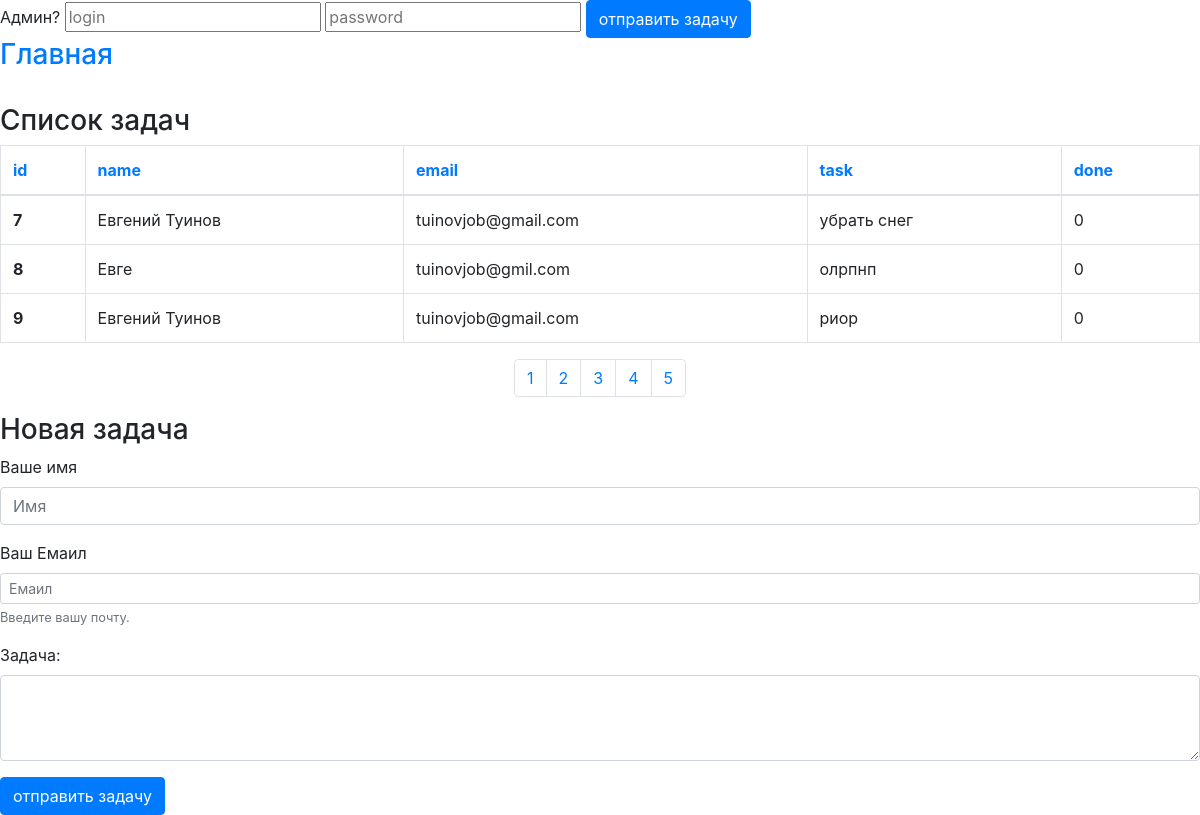
/?c=task&a=index&page=2, run on the app's committed database.
### tables this page shows
CREATE TABLE `tasks` (
  `id` int(11) NOT NULL,
  `name_user` varchar(45) NOT NULL,
  `email` varchar(45) NOT NULL,
  `task_text` mediumtext NOT NULL,
  `done` tinyint(4) DEFAULT '0'
);

### engine/Db.php (called while the page is built, shortened)
<?php
class Db
{
    public $connection;
    public function getConnection()
    {
        $dsn = DB_DRIVER . ":host=" . HOST . ";port=" . PORT . ";dbname=" . DB;
        $this->connection = new \PDO($dsn, USER, PASS);
        return $this->connection;
    }
    public function queryAll ($order, $page = 0)
    {
        $stmt = $this->connection->prepare("SELECT * FROM tasks order by $order LIMIT $page, 3");
        $stmt->execute();
        return  $stmt->fetchAll();
    }
    public function queryCount ()
    {
        $stmt = $this->connection->prepare("SELECT COUNT(*) FROM tasks");
        $stmt->execute();
        return $stmt->fetchColumn();
    }
}

### engine/Autoload.php (called while the page is built, shortened)
<?php
class Autoload
{
    public function loadClass($className) {
        $fileName = str_replace(['app\\', '\\'],[DIR_ROOT.DS. '..' .DS, DS],$className) . '.php';
    }
}

### views/index.php (the view, shortened to what this page needs)
<h3>Список задач</h3>
    <table class="table table-bordered">
        <thead>
        <tr>
            <th><a href="/?c=task&a=order&b=id">id</a></th>
            <th><a href="/?c=task&a=order&b=name_user">name</a></th>
            <th><a href="/?c=task&a=order&b=email">email</a></th>
            <th><a href="/?c=task&a=order&b=task_text">task</a></th>
            <th><a href="/?c=task&a=order&b=done">done</a></th>
        </tr>
        </thead>
        <tbody>
        <?php foreach ($tasks as $task): ?>
        <tr>
            <th scope="row"><?=$task['id']?></th>
            <td><?=$task['name_user']?></td>
            <td><?=$task['email']?></td>
            <td><?=$task['task_text']?></td>
            <td><?=$task['done']?></td>
        </tr>
        <?php endforeach ?>
        </tbody>
    </table>
<nav aria-label="Page navigation example">
    <ul class="pagination justify-content-center">
        <li class="page-item">
            <a class="page-link" href="?c=task&a=index" aria-label="Previous">
                <span aria-hidden="true">1</span>
            </a>
        </li>
        <?php for ($i = 1; $i < ($count / 3); $i++): ?>
            <li class="page-item"><a class="page-link" href="?c=task&a=index&page=<?=$i?>"><?=($i+1)?></a></li>
        <?php endfor ?>
    </ul>
</nav>
<h3>Новая задача</h3>
<form action="/?c=task&a=create" method="post">
    <div class="form-group">
        <label for="formGroupExampleInput">Ваше имя</label>
        <input type="text" class="form-control" id="formGroupExampleInput" placeholder="Имя" name="name">
    </div>
    <div class="form-group">
        <label for="exampleInputEmail1">Ваш Емаил</label>
        <input type="email" class="form-control form-control-sm" id="exampleInputEmail1" aria-describedby="emailHelp" placeholder="Емаил" name="email">
        <small id="emailHelp" class="form-text text-muted">Введите вашу почту.</small>
    </div>
    <div class="form-group">
        <label for="exampleFormControlTextarea1">Задача:</label>
        <textarea class="form-control" id="exampleFormControlTextarea1" rows="3" name="task"></textarea>
    </div>
    <button type="submit" class="btn btn-primary" name="submit">отправить задачу</button>
</form>

### data on the page
tasks: id "7", name_user "Евгений Туинов", email "tuinovjob@gmail.com", task_text "убрать снег", done "0"
tasks: id "8", name_user "Евге", email "tuinovjob@gmil.com", task_text "олрпнп", done "0"
tasks: id "9", name_user "Евгений Туинов", email "tuinovjob@gmail.com", task_text "риор", done "0"
